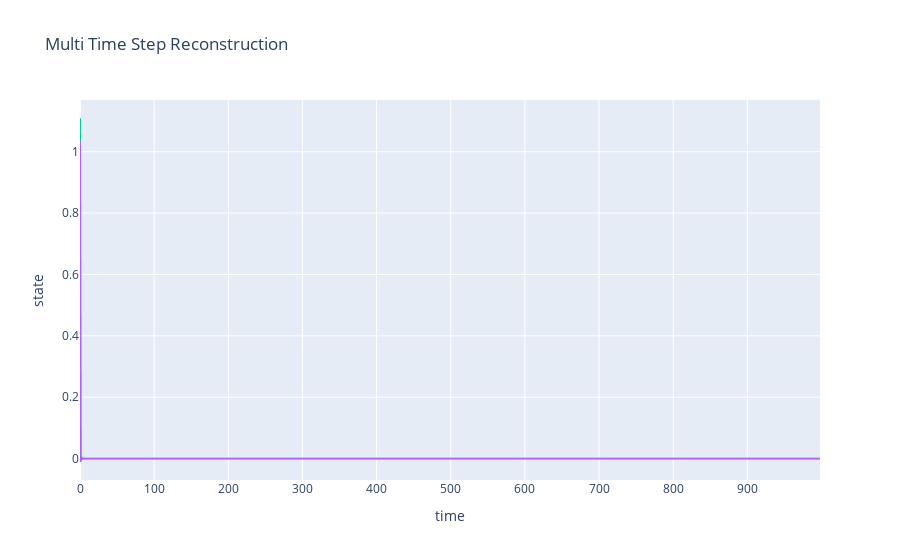

Source (notebook cell):
### Code cell
# multi time step reconstrunction
recon2 = mf.create_reco2(X, dlds_model_refitted0[0], dlds_model_refitted0[1])
px.line(recon2[0].T, title='Multi Time Step Reconstruction').update_layout(xaxis_title='time', yaxis_title='state', showlegend=False).show()

### Figure 1 — Plotly figure (JSON) as saved in the notebook; plotly's stock layout.template omitted (floating-point values rounded to 4 significant figures; data arrays with more than 128 entries replaced by an {"elided": "..."} marker saying what was removed)
{"data": [{"hovertemplate": "variable=0<br>index=%{x}<br>value=%{y}<extra></extra>", "legendgroup": "0", "line": {"color": "#636efa", "dash": "solid"}, "marker": {"symbol": "circle"}, "mode": "lines", "name": "0", "showlegend": true, "type": "scattergl", "x": {"elided": "999 int values"}, "xaxis": "x", "y": {"elided": "999 float values"}, "yaxis": "y"}, {"hovertemplate": "variable=1<br>index=%{x}<br>value=%{y}<extra></extra>", "legendgroup": "1", "line": {"color": "#EF553B", "dash": "solid"}, "marker": {"symbol": "circle"}, "mode": "lines", "name": "1", "showlegend": true, "type": "scattergl", "x": {"elided": "999 int values"}, "xaxis": "x", "y": {"elided": "999 float values"}, "yaxis": "y"}, {"hovertemplate": "variable=2<br>index=%{x}<br>value=%{y}<extra></extra>", "legendgroup": "2", "line": {"color": "#00cc96", "dash": "solid"}, "marker": {"symbol": "circle"}, "mode": "lines", "name": "2", "showlegend": true, "type": "scattergl", "x": {"elided": "999 int values"}, "xaxis": "x", "y": {"elided": "999 float values"}, "yaxis": "y"}, {"hovertemplate": "variable=3<br>index=%{x}<br>value=%{y}<extra></extra>", "legendgroup": "3", "line": {"color": "#ab63fa", "dash": "solid"}, "marker": {"symbol": "circle"}, "mode": "lines", "name": "3", "showlegend": true, "type": "scattergl", "x": {"elided": "999 int values"}, "xaxis": "x", "y": {"elided": "999 float values"}, "yaxis": "y"}], "layout": {"legend": {"title": {"text": "variable"}, "tracegroupgap": 0}, "showlegend": false, "title": {"text": "Multi Time Step Reconstruction"}, "xaxis": {"anchor": "y", "domain": [0, 1], "title": {"text": "time"}}, "yaxis": {"anchor": "x", "domain": [0, 1], "title": {"text": "state"}}}}
